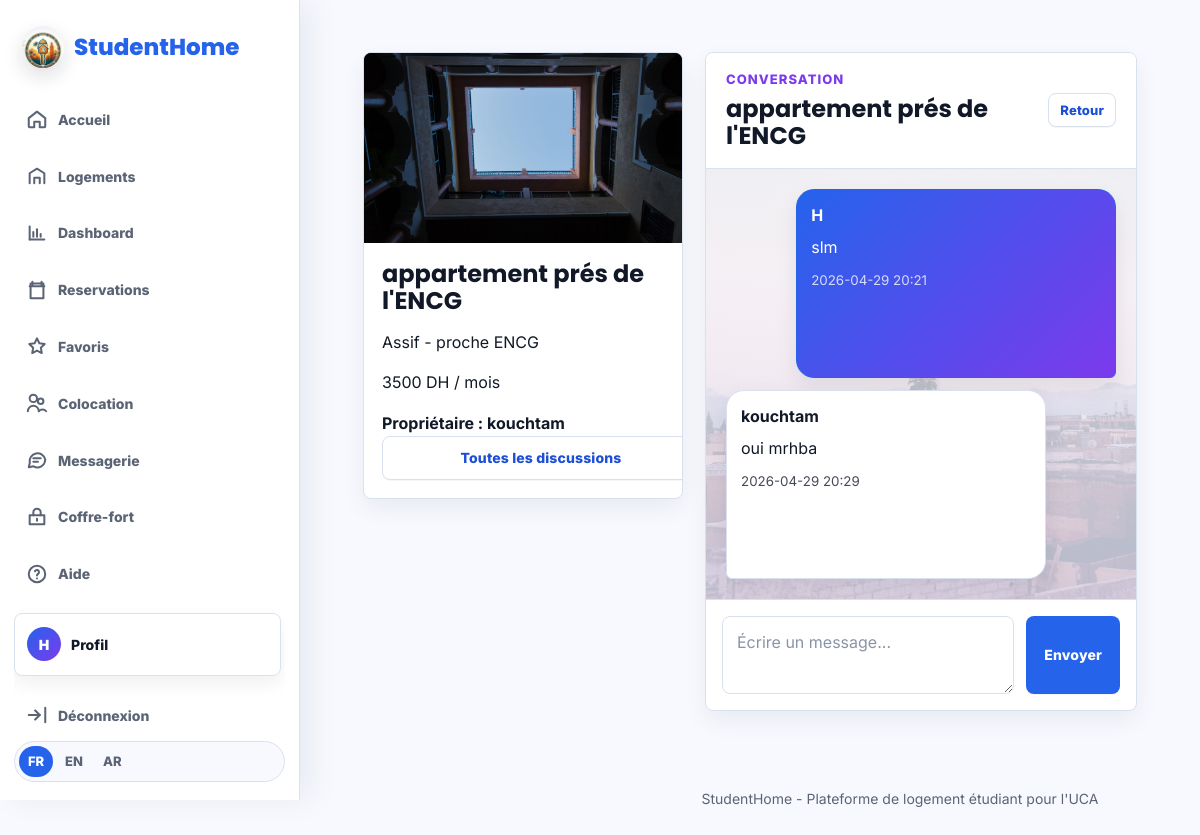
/messages/1/2 (signed in), run on the app's committed database.
### app.py (models this page shows, shortened)
class Utilisateur(UserMixin, db.Model):
    id = db.Column(db.Integer, primary_key=True)
    nom = db.Column(db.String(120), nullable=False)
    email = db.Column(db.String(150), unique=True, nullable=False)
    mot_de_passe = db.Column(db.String(255), nullable=False)
    role = db.Column(db.String(30), nullable=False)
    photo_profil = db.Column(db.String(220), nullable=True)
    etudiant = db.relationship("Etudiant", backref="utilisateur", uselist=False, cascade="all, delete")
    proprietaire = db.relationship("Proprietaire", backref="utilisateur", uselist=False, cascade="all, delete")
    @property
    def avatar_path(self):
        if self.photo_profil:
            return self.photo_profil
        return None

class Logement(db.Model):
    id = db.Column(db.Integer, primary_key=True)
    titre = db.Column(db.String(160), nullable=False)
    adresse = db.Column(db.String(220), nullable=True)
    description = db.Column(db.Text, nullable=False)
    reglement_interieur = db.Column(db.Text, nullable=True)
    prix = db.Column(db.Float, nullable=False)
    quartier = db.Column(db.String(100), nullable=False)
    proximite_faculte = db.Column(db.String(120), nullable=False)
    type_logement = db.Column(db.String(80), default="Studio")
    nombre_chambres = db.Column(db.Integer, default=1)
    etage = db.Column(db.Integer, default=0)
    latitude = db.Column(db.Float, nullable=True)
    longitude = db.Column(db.Float, nullable=True)
    est_colocation = db.Column(db.Boolean, default=False)
    vues = db.Column(db.Integer, default=0)
    photos = db.Column(db.String(220), default="marrakech-rooftop-sunset.jpg")
    est_disponible = db.Column(db.Boolean, default=True)
    date_disponibilite = db.Column(db.String(20), nullable=True)
    est_valide = db.Column(db.Boolean, default=False)
    est_bloque = db.Column(db.Boolean, default=False)
    proprietaire_id = db.Column(db.Integer, db.ForeignKey("proprietaire.id"), nullable=False)
    proprietaire = db.relationship("Proprietaire", backref="logements")
    reservations = db.relationship("Reservation", backref="logement", cascade="all, delete")
    avis = db.relationship("Avis", backref="logement", cascade="all, delete")
    @property
    def media_path(self):
      if self.photos and self.photos.startswith("http"):
        return self.photos
      if self.photos and self.photos.startswith("uploads/"):
        return url_for("static", filename=self.photos)
      return url_for(
        "static",
        filename="images/" + (self.photos or "marrakech-rooftop-sunset.jpg")
      )
    @property
    def is_video(self):
        if not self.photos:
            return False
        extension = self.photos.rsplit(".", 1)[-1].lower()
        return extension in VIDEO_EXTENSIONS
    class _MediaItem:
        __slots__ = ("fichier", "is_video")

class Message(db.Model):
    id = db.Column(db.Integer, primary_key=True)
    logement_id = db.Column(db.Integer, db.ForeignKey("logement.id"), nullable=False)
    etudiant_id = db.Column(db.Integer, db.ForeignKey("etudiant.id"), nullable=False)
    proprietaire_id = db.Column(db.Integer, db.ForeignKey("proprietaire.id"), nullable=False)
    expediteur_id = db.Column(db.Integer, db.ForeignKey("utilisateur.id"), nullable=False)
    sujet = db.Column(db.String(160), nullable=False)
    contenu = db.Column(db.Text, nullable=False)
    date_envoi = db.Column(db.String(20), default=lambda: datetime.now().strftime("%Y-%m-%d %H:%M"))
    logement = db.relationship("Logement", backref="messages")
    etudiant = db.relationship("Etudiant", backref="messages")
    proprietaire = db.relationship("Proprietaire", backref="messages")
    expediteur = db.relationship("Utilisateur", backref="messages_envoyes")

### app.py (the view, shortened to what this page needs)
@app.route("/messages/<int:logement_id>/<int:etudiant_id>", methods=["GET", "POST"])
@login_required
def discussion(logement_id, etudiant_id):
    logement = Logement.query.get_or_404(logement_id)
    etudiant = Etudiant.query.get_or_404(etudiant_id)
    if current_user.role == "etudiant":
        allowed = current_user.etudiant.id == etudiant.id
    elif current_user.role == "proprietaire":
        allowed = logement.proprietaire_id == current_user.proprietaire.id
    else:
        allowed = False
    if not allowed:
        flash("Discussion inaccessible pour ce compte.", "error")
        return redirect(url_for("index"))
    messages_discussion = (
        Message.query.filter_by(logement_id=logement.id, etudiant_id=etudiant.id)
        .order_by(Message.id.asc())
        .all()
    )
    return render_template(
        "discussion.html",
        logement=logement,
        etudiant=etudiant,
        messages=messages_discussion,
    )

### app.py (called while the page is built)
def fix_text_encoding(value):
    if not isinstance(value, str) or not any(marker in value for marker in ("Ã", "â", "Ø", "Ù", "Ă", "Â")):
        return value
    for encoding in ("cp1252", "latin1"):
        try:
            return value.encode(encoding).decode("utf-8")
        except UnicodeError:
            continue
    return value

@login_manager.user_loader
def load_user(user_id):
    return Utilisateur.query.get(int(user_id))

@app.context_processor
def inject_language_helpers():
    lang = session.get("lang", "fr")
    if lang not in SUPPORTED_LANGUAGES:
        lang = "fr"
    def t(key):
        value = TRANSLATIONS.get(lang, TRANSLATIONS["fr"]).get(key, TRANSLATIONS["fr"].get(key, key))
        return fix_text_encoding(value)
    return {"t": t, "current_lang": lang, "is_rtl": lang == "ar"}

### templates/discussion.html (shortened to what this page needs)
{% extends "base.html" %}
{% block content %}
<section class="section">
    <div class="chat-layout">
        <aside class="chat-side">
            {% if logement.is_video %}
                <video src="{{ logement.media_path }}" controls playsinline></video>
            {% else %}
                <img src="{{ logement.media_path }}" alt="{{ logement.titre }}">
            {% endif %}
            <h1>{{ logement.titre }}</h1>
            <p>{{ logement.quartier }} - {{ t('close_to') }} {{ logement.proximite_faculte }}</p>
            <p>{{ logement.prix|int }} DH / {{ t('month') }}</p>
            {% if current_user.role == 'etudiant' %}
                <strong>{{ t('owner_label') }} : {{ logement.proprietaire.utilisateur.nom }}</strong>
            {% else %}
                <strong>{{ t('student_label') }} : {{ etudiant.utilisateur.nom }}</strong>
            {% endif %}
            <a class="btn btn-light full" href="{{ url_for('messages') }}">{{ t('all_discussions') }}</a>
        </aside>
        <div class="chat-panel">
            <div class="chat-header">
                <div>
                    <p class="tag">{{ t('conversation') }}</p>
                    <h2>{{ logement.titre }}</h2>
                </div>
                <a class="btn btn-light btn-small" href="{{ url_for('messages') }}">{{ t('back') }}</a>
            </div>
            <div class="chat-messages">
                {% for message in messages %}
                    <article class="bubble {{ 'mine' if message.expediteur_id == current_user.id else 'theirs' }}">
                        <strong>{{ message.expediteur.nom }}</strong>
                        <p>{{ message.contenu }}</p>
                        <small>{{ message.date_envoi }}</small>
                    </article>
                {% else %}
                    <p>{{ t('no_message_discussion') }}</p>
                {% endfor %}
            </div>
            <form class="chat-form" method="post">
                <textarea name="contenu" placeholder="{{ t('write_message') }}" required></textarea>
                <button class="btn btn-primary" type="submit">{{ t('send') }}</button>
            </form>
        </div>
    </div>
</section>
{% endblock %}

### templates/base.html (shortened to what this page needs)
<!DOCTYPE html>
<html lang="{{ current_lang }}" dir="{{ 'rtl' if is_rtl else 'ltr' }}">
<head>
    <link rel="stylesheet" href="https://unpkg.com/leaflet@1.9.4/dist/leaflet.css">
    <link rel="stylesheet" href="{{ url_for('static', filename='css/style.css') }}">
</head>
<body>
    <aside class="sidebar-nav">
        <a class="brand sidebar-brand" href="{{ url_for('studenthome_marrakech') }}">
            <img class="brand-logo" src="{{ url_for('static', filename='images/studenthome-logo-symbol.jpg') }}" alt="StudentHome">
            <span>StudentHome</span>
        </a>
        <nav class="side-links" aria-label="Navigation principale">
            <a href="{{ url_for('studenthome_marrakech') }}">
                <svg viewBox="0 0 24 24" aria-hidden="true"><path d="M3 11 12 4l9 7v9a1 1 0 0 1-1 1h-5v-6H9v6H4a1 1 0 0 1-1-1v-9Z"></path></svg>
                <span>{{ t('nav_home') }}</span>
            </a>
            <a href="{{ url_for('logements') }}">
                <svg viewBox="0 0 24 24" aria-hidden="true"><path d="M4 20V9l8-5 8 5v11"></path><path d="M9 20v-6h6v6"></path></svg>
                <span>{{ t('nav_housing') }}</span>
            </a>
            {% if current_user.is_authenticated %}
                {% if current_user.role == 'etudiant' %}
                    <a href="{{ url_for('dashboard_etudiant') }}">
                        <svg viewBox="0 0 24 24" aria-hidden="true"><path d="M4 19V5"></path><path d="M4 19h16"></path><path d="M8 16v-5"></path><path d="M12 16V8"></path><path d="M16 16v-3"></path></svg>
                        <span>{{ t('nav_dashboard') }}</span>
                    </a>
                    <a href="{{ url_for('reservations') }}">
                        <svg viewBox="0 0 24 24" aria-hidden="true"><path d="M7 3v4"></path><path d="M17 3v4"></path><path d="M4 8h16"></path><path d="M5 5h14v16H5z"></path></svg>
                        <span>{{ t('nav_reservations') }}</span>
                    </a>
                    <a href="{{ url_for('favoris') }}">
                        <svg viewBox="0 0 24 24" aria-hidden="true"><path d="m12 3.7 2.6 5.3 5.8.8-4.2 4.1 1 5.8L12 17l-5.2 2.7 1-5.8-4.2-4.1 5.8-.8L12 3.7Z"></path></svg>
                        <span>{{ t('nav_favorites') }}</span>
                    </a>
                    <a href="{{ url_for('colocation') }}">
                        <svg viewBox="0 0 24 24" aria-hidden="true"><path d="M8 11a4 4 0 1 0 0-8 4 4 0 0 0 0 8Z"></path><path d="M16 13a3 3 0 1 0 0-6 3 3 0 0 0 0 6Z"></path><path d="M2 21a6 6 0 0 1 12 0"></path><path d="M14 21a5 5 0 0 1 8 0"></path></svg>
                        <span>{{ t('nav_colocation') }}</span>
                    </a>
                {% elif current_user.role == 'admin' %}
                    <a href="{{ url_for('dashboard_admin') }}">
                        <svg viewBox="0 0 24 24" aria-hidden="true"><path d="M12 3 4 6v6c0 5 3.5 8 8 9 4.5-1 8-4 8-9V6l-8-3Z"></path></svg>
                        <span>{{ t('nav_admin') }}</span>
                    </a>
                {% endif %}
                <a href="{{ url_for('messages') }}">
                    <svg viewBox="0 0 24 24" aria-hidden="true"><path d="M21 11.5a8.5 8.5 0 0 1-12.7 7.4L3 20l1.2-5.1A8.5 8.5 0 1 1 21 11.5Z"></path><path d="M8 10h8M8 14h5"></path></svg>
                    <span>{{ t('nav_messages') }}</span>
                </a>
                <a href="{{ url_for('coffre_fort') }}">
                    <svg viewBox="0 0 24 24" aria-hidden="true"><path d="M4 10h16v10H4z"></path><path d="M8 10V7a4 4 0 0 1 8 0v3"></path><path d="M12 14v2"></path></svg>
                    <span>{{ t('nav_vault') }}</span>
                </a>
                <a href="{{ url_for('aide') }}">
                    <svg viewBox="0 0 24 24" aria-hidden="true"><circle cx="12" cy="12" r="9"></circle><path d="M9.8 9a2.3 2.3 0 0 1 4.4 1c0 1.7-2.2 2-2.2 3.6"></path><path d="M12 17h.01"></path></svg>
                    <span>{{ t('nav_help') }}</span>
                </a>
                <a class="nav-profile-btn sidebar-profile" href="{{ url_for('profil') }}">
                    {% if current_user.avatar_path %}
                        <img src="{{ current_user.avatar_path }}" alt="Photo de profil">
                    {% else %}
                        <span>{{ current_user.nom[:1]|upper }}</span>
                    {% endif %}
                    <strong>{{ t('nav_profile') }}</strong>
                </a>
                <a href="{{ url_for('logout') }}">
                    <svg viewBox="0 0 24 24" aria-hidden="true"><path d="M10 17l5-5-5-5"></path><path d="M15 12H3"></path><path d="M21 4v16"></path></svg>
                    <span>{{ t('nav_logout') }}</span>
                </a>
            {% else %}
                <a href="{{ url_for('login') }}"><span>{{ t('nav_login') }}</span></a>
                <a href="{{ url_for('choisir_role') }}"><span>{{ t('nav_register') }}</span></a>
            {% endif %}
        </nav>
        <div class="language-switcher" aria-label="Language selector">
            <a class="{{ 'active' if current_lang == 'fr' else '' }}" href="{{ url_for('set_language', lang_code='fr') }}">FR</a>
            <a class="{{ 'active' if current_lang == 'en' else '' }}" href="{{ url_for('set_language', lang_code='en') }}">EN</a>
            <a class="{{ 'active' if current_lang == 'ar' else '' }}" href="{{ url_for('set_language', lang_code='ar') }}">AR</a>
        </div>
    </aside>
    <main class="app-main">
        {% block content %}{% endblock %}
    </main>
    <footer>
        <p>{{ t('footer') }}</p>
    </footer>
</body>
</html>

### data on the page
Utilisateur: nom "H"
Logement: media_path (picture), titre "appartement prés de l'ENCG", quartier "Assif", proximite_faculte "ENCG", prix "3500"
Utilisateur: proprietaire.utilisateur.nom "kouchtam"
Message: expediteur.nom "H", contenu "slm", date_envoi "2026-04-29 20:21"
Message: expediteur.nom "kouchtam", contenu "oui mrhba", date_envoi "2026-04-29 20:29"

### other printed values
{{ t('nav_home') }} "Accueil"
{{ t('nav_housing') }} "Logements"
{{ t('nav_dashboard') }} "Dashboard"
{{ t('nav_reservations') }} "Reservations"
{{ t('nav_favorites') }} "Favoris"
{{ t('nav_colocation') }} "Colocation"
{{ t('nav_messages') }} "Messagerie"
{{ t('nav_vault') }} "Coffre-fort"
{{ t('nav_help') }} "Aide"
{{ t('nav_profile') }} "Profil"
{{ t('nav_logout') }} "Déconnexion"
{{ t('close_to') }} "proche"
{{ t('month') }} "mois"
{{ t('owner_label') }} "Propriétaire"
{{ t('all_discussions') }} "Toutes les discussions"
